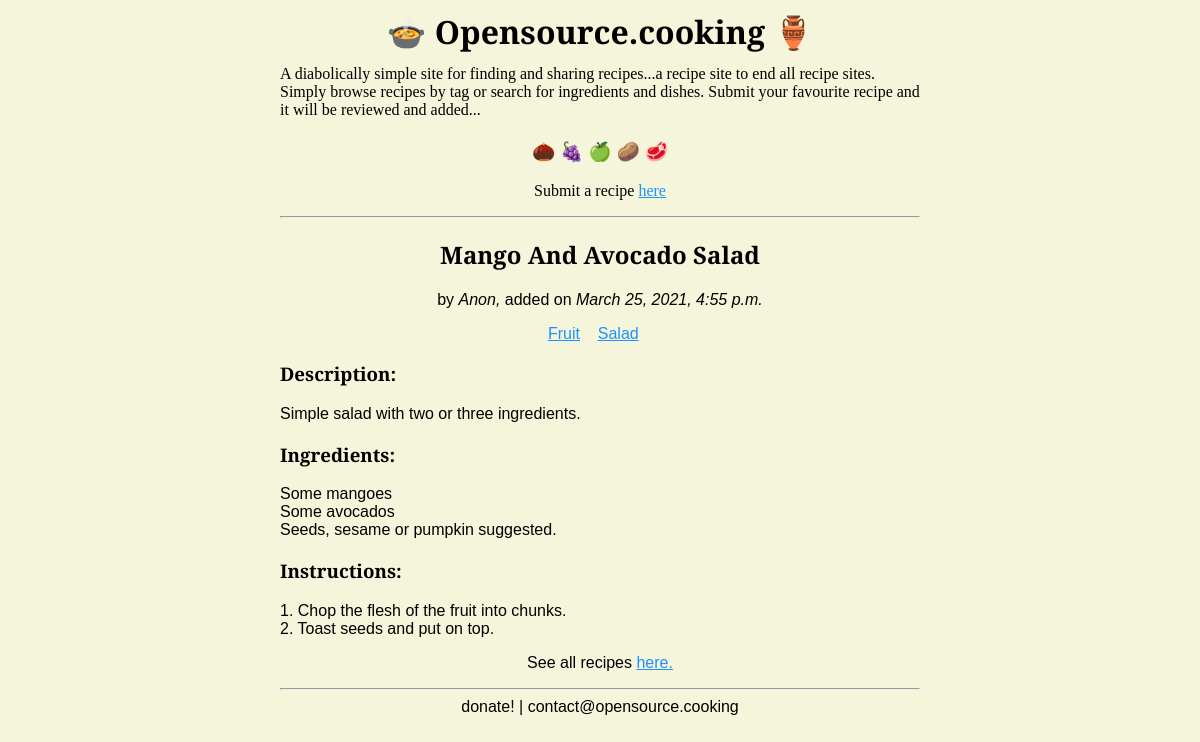
/recipes/ucWIVmango-and-avocado-saladNKPlK/, run on the app's committed database.
### recipes/models.py (models this page shows, shortened)
class Recipe(models.Model):
  title = models.CharField(max_length=200)
  author = models.CharField(max_length=100, default="Anonymous")
  email = models.EmailField(max_length=254, blank=True)
  date_submitted = models.DateTimeField(auto_now_add=True)
  tags = models.ManyToManyField('Tag', related_name='recipes', blank=True)
  description = models.TextField(max_length=200, default=None)
  ingredients = models.TextField()
  instructions = models.TextField()
  link1 = models.URLField(max_length=300, blank=True)
  link2 = models.URLField(max_length=300, blank=True)
  visible = models.BooleanField(default=False)
  recipe_slug = models.SlugField(unique=True, default=ran_string(18))

class Tag(models.Model):
  name = models.CharField(max_length=100)
  visible = models.BooleanField(default=False)
  slug = models.SlugField(unique=True, default=ran_string(18))
  def __str__(self):
    return self.name

### recipes/views.py (the view)
# urls.py: path('recipes/<slug:recipe_slug>/', views.detail_view, name='detail'),
def detail_view(request, recipe_slug):
    recipe=Recipe.objects.filter(recipe_slug=recipe_slug)
    ip1 = get_client_ip(request)
    print(ip1)
    context = {
        "recipe": recipe[0],
    }
    return render(request, "recipes/detail.html", context)

### recipes/templates/recipes/detail.html
{% extends "recipes/base.html" %}
{% block content %}
<p class="st" style="text-align: center;">Submit a recipe <a href="/submit/">here</a></p>
<hr>
<h2>{{ recipe.title|title }}</h2>
<p style="text-align: center;">by <i>{{ recipe.author }}, </i> added on <i>{{recipe.date_submitted}}</i></p>
<div>
    {% if recipe.tags.all %}
    <div style="text-align: center;">
        {% for tag in recipe.tags.all %}
            <a href="{% url 'recipes:tag' tag.slug %}">{{ tag }}</a> &nbsp;&nbsp;
        {% endfor %}
    {% endif %}
    </div>
        <h3>Description:</h3>
        <p>{{recipe.description}}</p>
        <h3>Ingredients:</h3>
        <p>{{ recipe.ingredients|linebreaks }}</p>
        <h3>Instructions:</h3>
        <p>{{ recipe.instructions|linenumbers|linebreaks }}</p>
<p style="text-align: center;"> See all recipes <a href="/">here.</a></p>
{% endblock %}

### recipes/templates/recipes/base.html (style rules this page uses)
html { max-width: 100%; font-size: 100%; }
body { background: #F5F5DC; color: black ; max-width: 40em ; margin: auto; padding: 0 16px ; margin-bottom: 20em; font-family: sans-serif; font-size: 1em; }
p { font-family: sans-serif; }
a { color:dodgerblue; }
h3 { font-family: 'Spectral', serif ; }
.st { font-family: 'Spectral', serif; }
h2 { color:black ; text-align: center; font-family: 'Spectral', serif ; }
hr { color:black; }

### data on the page
Recipe: title "Mango And Avocado Salad", author "Anon", date_submitted "March 25, 2021, 4:55 p.m.", description "Simple salad with two or three ingredients.", ingredients "Some mangoes Some avocados Seeds, sesame or pumpkin suggested.", instructions|linenumbers "1. Chop the flesh of the fruit into chunks. 2. Toast seeds and put on top."
Tag: name "Fruit"
Tag: name "Salad"
